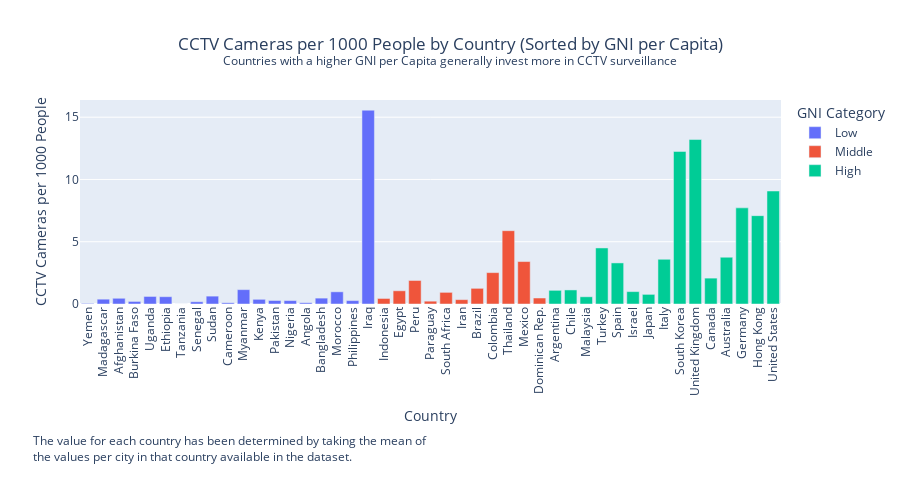

Notebook cell for this chart:
### Code cell
# Load the data (replace with the actual file paths)
df_cctv = pd.read_csv('datasets/cctv.csv')
df_hdi = pd.read_csv('datasets/Human Development Index.csv')

# Select relevant columns and rename for clarity
df_hdi = df_hdi[['Country', 'Gross National Income Per Capita (2021)']]
df_cctv = df_cctv[['Country', '# of CCTV Cameras', '# of People (2023)']]
# Clean the data: handle missing values
df_hdi.dropna(subset=['Gross National Income Per Capita (2021)'], inplace=True)
df_cctv.dropna(subset=['# of CCTV Cameras', '# of People (2023)'], inplace=True)

# Convert '# of CCTV Cameras' and '# of People (2023)' columns to integers (remove commas)
df_cctv['# of CCTV Cameras'] = df_cctv['# of CCTV Cameras'].str.replace(',', '').astype(int)
df_cctv['# of People (2023)'] = df_cctv['# of People (2023)'].str.replace(',', '').astype(int)

# Calculate the number of CCTV cameras per 1000 people
df_cctv['CCTV Cameras per 1000 People'] = df_cctv['# of CCTV Cameras'] / df_cctv['# of People (2023)'] * 1000

# Group by country and calculate the total number of cameras and the number of CCTV cameras per 1000 people
total_cameras_per_land = df_cctv.groupby('Country', as_index=False).agg({
    '# of CCTV Cameras': 'mean',
    'CCTV Cameras per 1000 People': 'mean'
})

# Merge the DataFrames on 'Country'
merged_df = pd.merge(total_cameras_per_land, df_hdi, on='Country')

merged_df.replace("Dominican Republic", "Dominican Rep.", inplace = True)


# Exclude specific countries because of outliers or no information
excluded_countries = ['China', 'India', 'Saudi Arabia']
merged_df = merged_df[~merged_df['Country'].isin(excluded_countries)]

# Categorize GNI per Capita into low, middle, high
gni_bins = [0, 10000, 20000, float('inf')]
gni_labels = ['Low', 'Middle', 'High']
merged_df['GNI Category'] = pd.cut(merged_df['Gross National Income Per Capita (2021)'], bins=gni_bins, labels=gni_labels)

# Sort the merged data by GNI per Capita
merged_df_sorted = merged_df.sort_values(by='Gross National Income Per Capita (2021)')

# Create the interactive bar chart
fig = px.bar(
    merged_df_sorted,
    x='Country',
    y='CCTV Cameras per 1000 People',
    color='GNI Category',
    hover_data=['# of CCTV Cameras', 'Gross National Income Per Capita (2021)'],
    labels={'CCTV Cameras per 1000 People': 'CCTV Cameras per 1000 People', 'Gross National Income Per Capita (2021)': 'GNI per Capita'},
    title='CCTV Cameras per 1000 People by Country (Sorted by GNI per Capita)<br><sup>Countries with a higher GNI per Capita generally invest more in CCTV surveillance</sup>'
)

# Update the layout to improve readability
fig.update_layout(
    xaxis_title='Country',
    yaxis_title='CCTV Cameras per 1000 People',
    xaxis_tickangle=-90,
    yaxis=dict(tickmode='linear', tick0=0, dtick=5),
    hovermode='closest',
    height = 500,
    title={
        'y':0.9,
        'x':0.5,
        'xanchor': 'center',
        'yanchor': 'top'
    },
    margin={'b': 196, 't': 100}
)

fig.add_annotation(x=-0.07, y=-0.80,
                   xref="paper", yref="paper",
                   align='left',
                   xanchor='left', yanchor='bottom',
                   showarrow=False,
                   text='The value for each country has been determined by taking the mean of<br>' 
                   + 'the values per city in that country available in the dataset.'
                  )

# Show the plot
fig.show()

### Figure 1 — Plotly figure (JSON) as saved in the notebook; plotly's stock layout.template omitted (floating-point values rounded to 4 significant figures)
{"data": [{"alignmentgroup": "True", "customdata": [[150.0, 1314.0], [1500.0, 1484.0], [2108.0, 1824.0], [660.0, 2118.0], [2333.0, 2181.0], [3200.0, 2361.0], [20.0, 2664.0], [617.0, 3344.0], [4010.0, 3575.0], [400.0, 3621.0], [6475.0, 3851.0], [2000.0, 4474.0], [3867.0, 4624.0], [1560.0, 4790.0], [955.0, 5466.0], [8828.0, 5472.0], [3810.0, 7303.0], [4005.0, 8920.0], [120000.0, 9977.0]], "hovertemplate": "GNI Category=Low<br>Country=%{x}<br>CCTV Cameras per 1000 People=%{y}<br># of CCTV Cameras=%{customdata[0]}<br>GNI per Capita=%{customdata[1]}<extra></extra>", "legendgroup": "Low", "marker": {"color": "#636efa", "pattern": {"shape": ""}}, "name": "Low", "offsetgroup": "Low", "orientation": "v", "showlegend": true, "textposition": "auto", "type": "bar", "x": ["Yemen", "Madagascar", "Afghanistan", "Burkina Faso", "Uganda", "Ethiopia", "Tanzania", "Senegal", "Sudan", "Cameroon", "Myanmar", "Kenya", "Pakistan", "Nigeria", "Angola", "Bangladesh", "Morocco", "Philippines", "Iraq"], "xaxis": "x", "y": [0.04556, 0.3874, 0.4594, 0.206, 0.6066, 0.586, 0.002572, 0.1799, 0.6321, 0.09844, 1.154, 0.3756, 0.282, 0.2738, 0.1028, 0.4724, 0.9787, 0.2731, 15.56], "yaxis": "y"}, {"alignmentgroup": "True", "customdata": [[4733.0, 11470.0], [23340.0, 11730.0], [21160.0, 12250.0], [794.0, 12350.0], [4935.0, 12950.0], [2792.0, 13000.0], [9263.0, 14370.0], [24590.0, 14380.0], [65170.0, 17030.0], [31180.0, 17900.0], [1692.0, 17990.0]], "hovertemplate": "GNI Category=Middle<br>Country=%{x}<br>CCTV Cameras per 1000 People=%{y}<br># of CCTV Cameras=%{customdata[0]}<br>GNI per Capita=%{customdata[1]}<extra></extra>", "legendgroup": "Middle", "marker": {"color": "#EF553B", "pattern": {"shape": ""}}, "name": "Middle", "offsetgroup": "Middle", "orientation": "v", "showlegend": true, "textposition": "auto", "type": "bar", "x": ["Indonesia", "Egypt", "Peru", "Paraguay", "South Africa", "Iran", "Brazil", "Colombia", "Thailand", "Mexico", "Dominican Rep."], "xaxis": "x", "y": [0.445, 1.06, 1.889, 0.2262, 0.9344, 0.3499, 1.257, 2.52, 5.887, 3.409, 0.4802], "yaxis": "y"}, {"alignmentgroup": "True", "customdata": [[17000.0, 20930.0], [7794.0, 24560.0], [5000.0, 26660.0], [60230.0, 31030.0], [20990.0, 38350.0], [4401.0, 41520.0], [19600.0, 42270.0], [15500.0, 42840.0], [89670.0, 44500.0], [127400.0, 45220.0], [12180.0, 46810.0], [19370.0, 49240.0], [27590.0, 54530.0], [54520.0, 62610.0], [55620.0, 64770.0]], "hovertemplate": "GNI Category=High<br>Country=%{x}<br>CCTV Cameras per 1000 People=%{y}<br># of CCTV Cameras=%{customdata[0]}<br>GNI per Capita=%{customdata[1]}<extra></extra>", "legendgroup": "High", "marker": {"color": "#00cc96", "pattern": {"shape": ""}}, "name": "High", "offsetgroup": "High", "orientation": "v", "showlegend": true, "textposition": "auto", "type": "bar", "x": ["Argentina", "Chile", "Malaysia", "Turkey", "Spain", "Israel", "Japan", "Italy", "South Korea", "United Kingdom", "Canada", "Australia", "Germany", "Hong Kong", "United States"], "xaxis": "x", "y": [1.097, 1.129, 0.5799, 4.501, 3.299, 0.9955, 0.7734, 3.592, 12.25, 13.21, 2.078, 3.755, 7.719, 7.094, 9.074], "yaxis": "y"}], "layout": {"annotations": [{"align": "left", "showarrow": false, "text": "The value for each country has been determined by taking the mean of<br>the values per city in that country available in the dataset.", "x": -0.07, "xanchor": "left", "xref": "paper", "y": -0.8, "yanchor": "bottom", "yref": "paper"}], "barmode": "relative", "height": 500, "hovermode": "closest", "legend": {"title": {"text": "GNI Category"}, "tracegroupgap": 0}, "margin": {"b": 196, "t": 100}, "title": {"text": "CCTV Cameras per 1000 People by Country (Sorted by GNI per Capita)<br><sup>Countries with a higher GNI per Capita generally invest more in CCTV surveillance</sup>", "x": 0.5, "xanchor": "center", "y": 0.9, "yanchor": "top"}, "xaxis": {"anchor": "y", "domain": [0.0, 1.0], "tickangle": -90, "title": {"text": "Country"}}, "yaxis": {"anchor": "x", "domain": [0.0, 1.0], "dtick": 5, "tick0": 0, "tickmode": "linear", "title": {"text": "CCTV Cameras per 1000 People"}}}}
